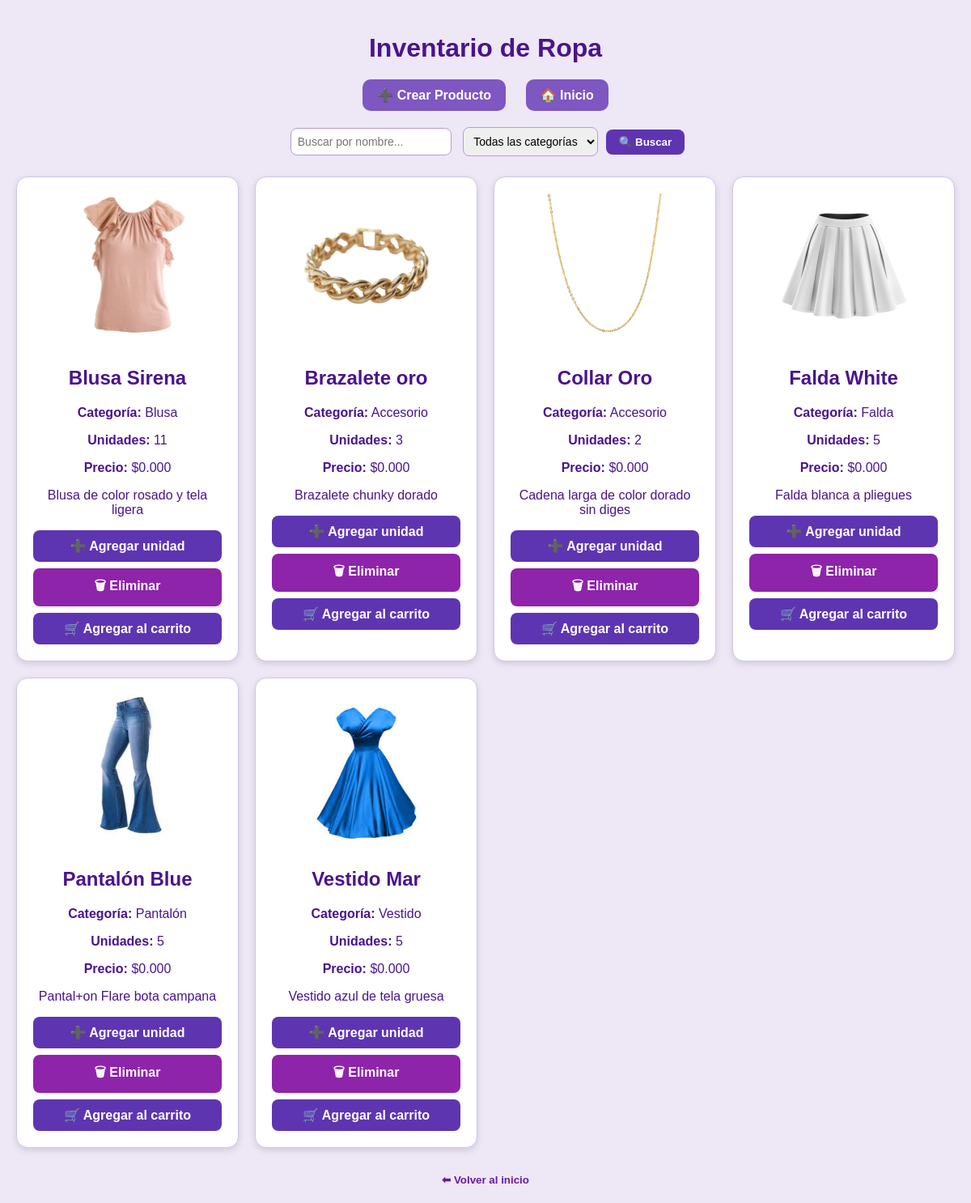
The app's page /inventory/ (signed in), older data.
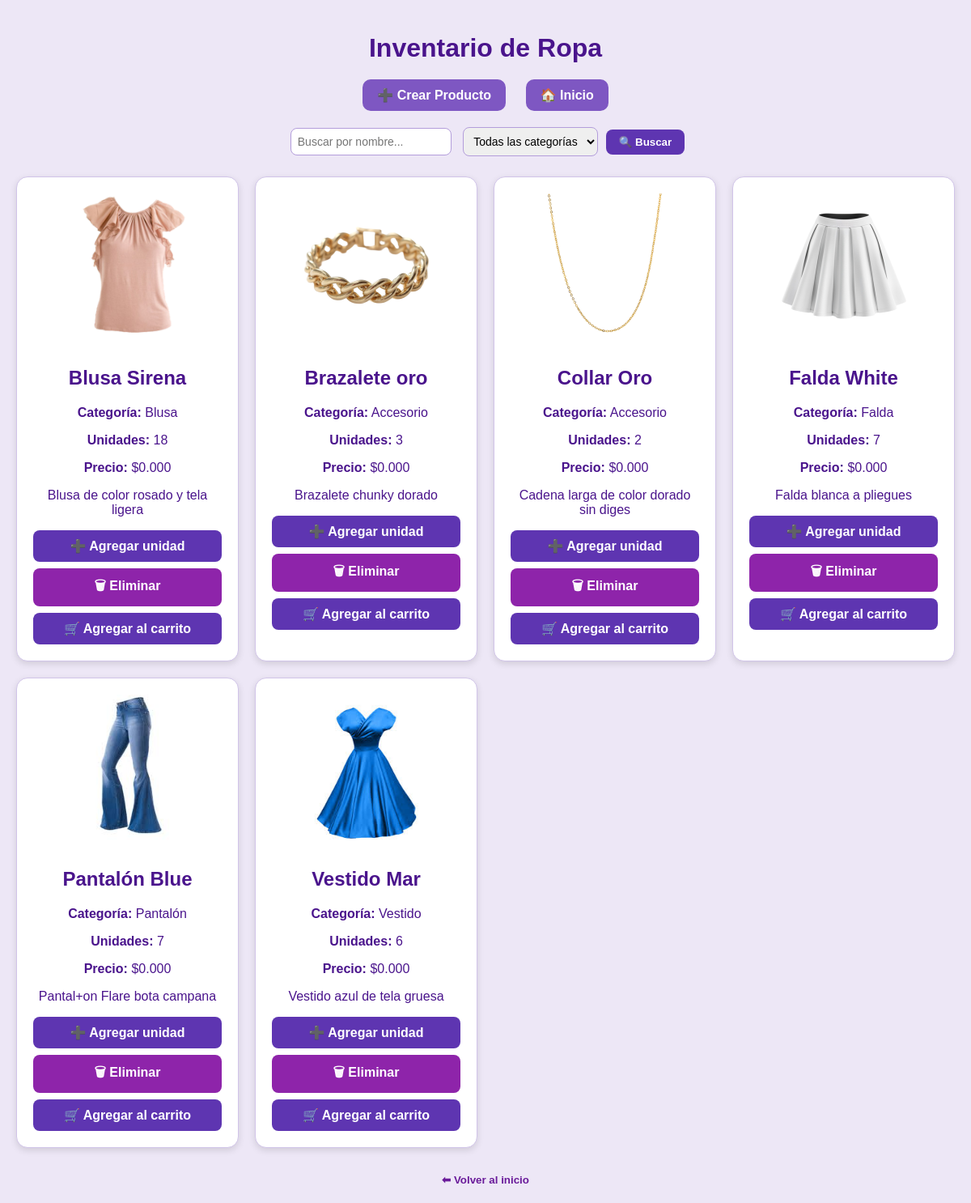
The same page, newer data.
### inventory/models.py (models this page shows, shortened)
class Product(models.Model):
    CATEGORY_CHOICES = [
        ("blusa", "Blusa"),
        ("pantalon", "Pantalón"),
        ("falda", "Falda"),
        ("vestido", "Vestido"),
        ("calzado", "Calzado"),
        ("accesorio", "Accesorio"),
    ]
    name = models.CharField(max_length=100, unique=True)
    description = models.TextField(blank=True)
    category = models.CharField(max_length=20, choices=CATEGORY_CHOICES)
    quantity = models.PositiveIntegerField(default=0)
    image = models.ImageField(upload_to="products/", blank=True, null=True)
    price = models.DecimalField(max_digits=10, decimal_places=3, default=0.00)

### inventory/views.py (the view)
# urls.py: path("inventory/", views.inventory_display, name="inventory_display"),
@login_required
def inventory_display(request):
    query = request.GET.get("q")
    category = request.GET.get("category")
    products = Product.objects.all().order_by("name")
    if query:
        products = products.filter(
            Q(name__icontains=query) | Q(description__icontains=query)
        )
    if category and category != "all":
        products = products.filter(category=category)
    return render(request, "inventory_display.html", {
        "products": products,
        "query": query,
        "category": category,
        "categories": Product.CATEGORY_CHOICES,
    })

### inventory/templates/inventory_display.html (shortened to what this page needs)
<!DOCTYPE html>
<html lang="es">
<head>
</head>
<body>
    <h1>Inventario de Ropa</h1>
    <div class="top-actions">
        <a href="{% url 'product_entry' %}">➕ Crear Producto</a>
        <a href="{% url 'home' %}">🏠 Inicio</a>
    </div>
    <form method="get" class="search-bar">
        <input type="text" name="q" placeholder="Buscar por nombre..." value="{{ query|default:'' }}">
        <select name="category">
            <option value="all">Todas las categorías</option>
        </select>
        <button type="submit">🔍 Buscar</button>
    </form>
    <div class="grid">
        {% for product in products %}
        <div class="card">
            {% if product.image %}
                <img src="{{ product.image.url }}" alt="{{ product.name }}">
            {% endif %}
            <h2>{{ product.name }}</h2>
            <p><strong>Categoría:</strong> {{ product.get_category_display }}</p>
            <p><strong>Unidades:</strong> {{ product.quantity }}</p>
            <p><strong>Precio:</strong> ${{ product.price }}</p>
            <p>{{ product.description }}</p>
            <a href="{% url 'add_unit' product.id %}" class="btn btn-add">➕ Agregar unidad</a>
            <a href="{% url 'delete_product' product.id %}" class="btn btn-del" onclick="return confirm('¿Eliminar {{ product.name }}?')">🗑 Eliminar</a>
            <a href="{% url 'cart_add' product.id %}" class="btn btn-add">🛒 Agregar al carrito</a>
        </div>
        {% empty %}
        <p style="grid-column:1/-1;text-align:center;">No hay productos registrados.</p>
        {% endfor %}
    </div>
    <form action="{% url 'logout' %}" method="post" class="logout-btn-form">
        <button type="submit">⬅ Volver al inicio</button>
    </form>
</body>
</html>

Row changes from the older to the newer data that the page shows:
changed Product "Blusa Sirena": quantity "11" → "18"
changed Product "Falda White": quantity "5" → "7"
changed Product "Pantalón Blue": quantity "5" → "7"
changed Product "Vestido Mar": quantity "5" → "6"
